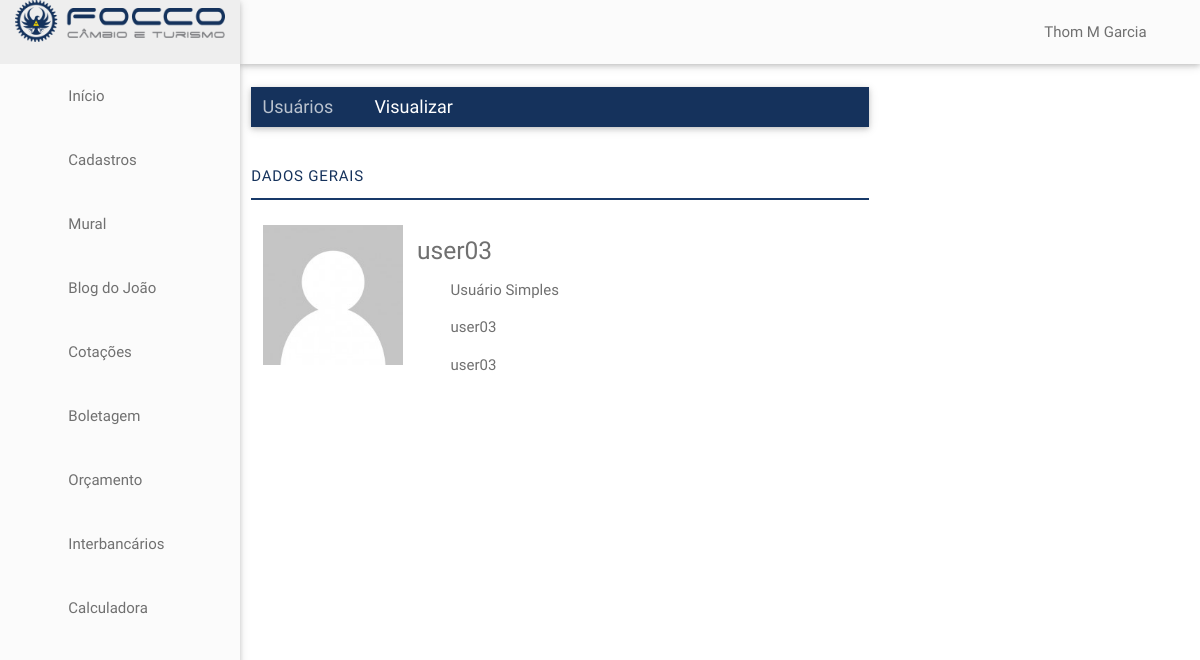
The page /dashboard/usuarios/visualizar?usuarioId=3 (signed in) on the database as committed earlier.
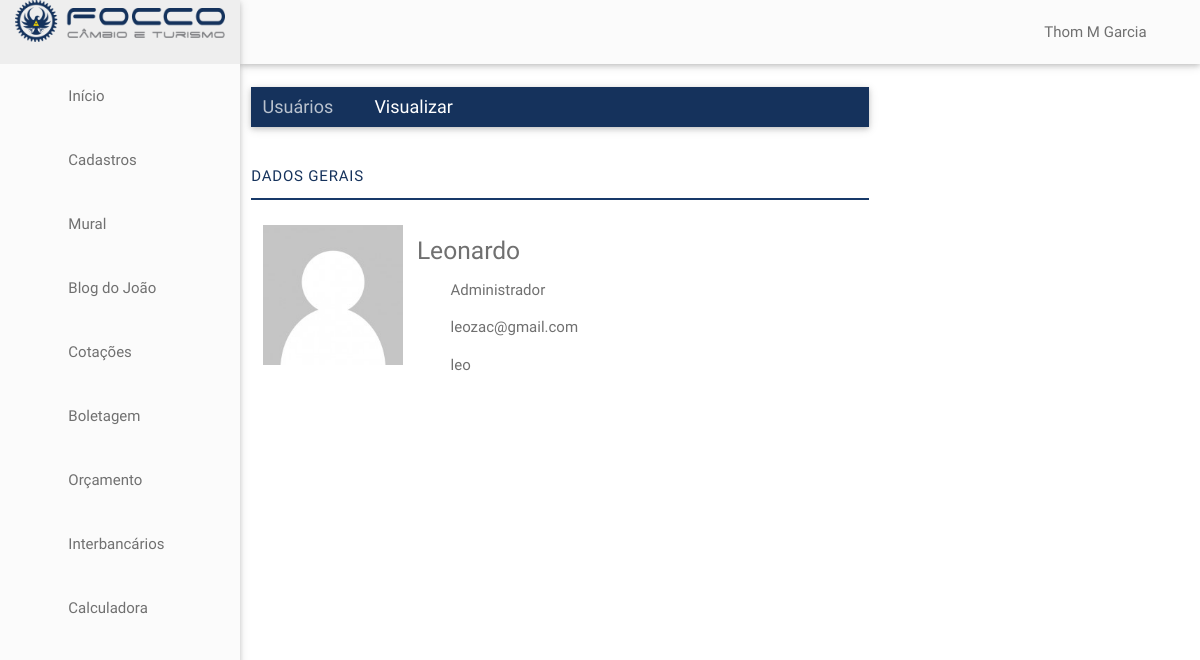
The same page on the database as committed later.
### tables this page shows
CREATE TABLE `usuarios` (
  `id` int(11) NOT NULL,
  `login` varchar(20) DEFAULT NULL,
  `senha` varchar(255) DEFAULT NULL,
  `tipo` int(11) DEFAULT NULL,
  `nome` varchar(100) DEFAULT NULL,
  `email` varchar(100) DEFAULT NULL,
  `telefone` varchar(25) DEFAULT NULL
);

### dashboard/usuarios/visualizar.php (the view, shortened to what this page needs)
<?php
include "../core/database.php";
include "../includes/header.php";
$sql_query = sprintf("SELECT * FROM usuarios WHERE id = %s", $_GET['usuarioId']);
$result = mysqli_query($conn, $sql_query);
$rows = array();
while($row = mysqli_fetch_array($result)) $rows[] = $row;
foreach($rows as $r){
  $nome = $r['nome'];
  $login = $r['login'];
  $email = $r['email'];
  $tipo = $r['tipo'];
}
?>
<main class="users">
  <div class="row">
    <div class="col s8">
      <br>
      <nav class="bg-blue">
        <div class="nav-wrapper">
          <div class="col s12">
            <a href="/dashboard/usuarios/" class="breadcrumb">Usuários</a>
            <a href="#!" class="breadcrumb">Visualizar</a>
          </div>
        </div>
      </nav>
      <div class="spacing"></div>
      <ul class="tabs">
        <li class="tab col s3"><a class="active left-align" href="#general-data">Dados Gerais</a></li>
      </ul>
      <div class="spacing"></div>
      <div id="general-data">
        <div class="col s3">
          <div class="profile-user">
            <div class="profile-img">
              <img class="materialboxed" src="../images/user_placeholder.png">
            </div>
          </div>
        </div>
        <div class="col s7">
          <h5><?php echo $nome ?></h5>
          <p>
            <i class="material-icons left">&#xE851;</i>
            <span><?php echo $tipo == 2 ? "Administrador" : "Usuário Simples" ?></span>
          </p>
          <p>
            <i class="material-icons left">&#xE158;</i>
            <span><?php echo $email ?></span>
          </p>
          <p>
            <i class="material-icons left">&#xE86F;</i>
            <span><?php echo $login ?></span>
          </p>
        </div>
      </div>
    </div>
  </div>
</main>
<?php
include "../includes/footer.php";
?>

### dashboard/includes/header.php (shortened to what this page needs)
<!DOCTYPE html>
<html>
  <head>
    <link rel="stylesheet" href="https://cdnjs.cloudflare.com/ajax/libs/font-awesome/4.4.0/css/font-awesome.min.css"/>
    <link rel="stylesheet" href="https://cdnjs.cloudflare.com/ajax/libs/codemirror/5.3.0/codemirror.min.css">
    <link rel="stylesheet" href="/dashboard/styles/froala/froala_editor.pkgd.min.css">
    <link rel="stylesheet" href="/dashboard/styles/froala/froala_style.min.css">
    <link rel="stylesheet" href="/dashboard/styles/materialize.css" />
  </head>
  <body>
    <header>
      <nav class="bg-gray">
        <ul class="right hide-on-med-and-down">
          <li><a class="dropdown-button" href="#!" data-activates="dropOptions"><?php echo $_SESSION['currentUser']['nome']  ?><i class="material-icons right">&#xE5C5;</i></a></li>
        </ul>
        <ul id="slide-out" class="side-nav fixed bg-gray white-text">
          <li class="brand-logo center"><img class="" src="/dashboard/images/logo_topo_minor.png" alt="logotipo"></li>
          <li><a href="#!"></a></li>
          <li><a href="/dashboard/home"><i class="material-icons left">&#xE871;</i> Início</a></li>
          <a class='dropdown-button' href='#' data-activates='cadastros'><i class="material-icons left">&#xE3C9;</i>  Cadastros <i class="material-icons right">&#xE5C5;</i></a>
          <?php
          if ($_SESSION['currentUser']['tipo'] < 2)
          echo '
          <li><a href="/dashboard/mural"><i class="material-icons left">&#xE1B2;</i> Mural</a></li>
          <li><a href="/dashboard/blog/"><i class="material-icons left">&#xE8CD;</i> Blog do João</a></li>
          ';
          ?>
          <?php if ($_SESSION['currentUser']['tipo'] < 4)
          echo
          '<li><a href="/dashboard/cotacoes"><i class="material-icons left">&#xE227;</i> Cotações</a></li>'
          ?>
          <li><a href="/dashboard/boletagem"><i class="material-icons left">&#xE922;</i> Boletagem</a></li>
          <li><a href="/dashboard/orcamento"><i class="material-icons left">&#xE85D;</i> Orçamento</a></li>
          <?php if ($_SESSION['currentUser']['tipo'] < 3)
          echo '<li><a href="/dashboard/compraMoedas"><i class="material-icons left">&#xE8CC;</i> Interbancários</a></li>';
          ?>
          <li><a href="/dashboard/calculadora"><i class="material-icons left">&#xE0BC;</i> Calculadora</a></li>
        </ul>
      </nav>
    </header>

### dashboard/includes/footer.php (shortened to what this page needs)
</body>
</html>

Rows that differ between the two databases and show on the page:
changed usuarios: nome "user03" → "Leonardo"; email "user03" → "leozac@gmail.com"; login "user03" → "leo"
Other text that changed with them:
text no longer shown: "Usuário Simples"
text now shown: "Administrador"
